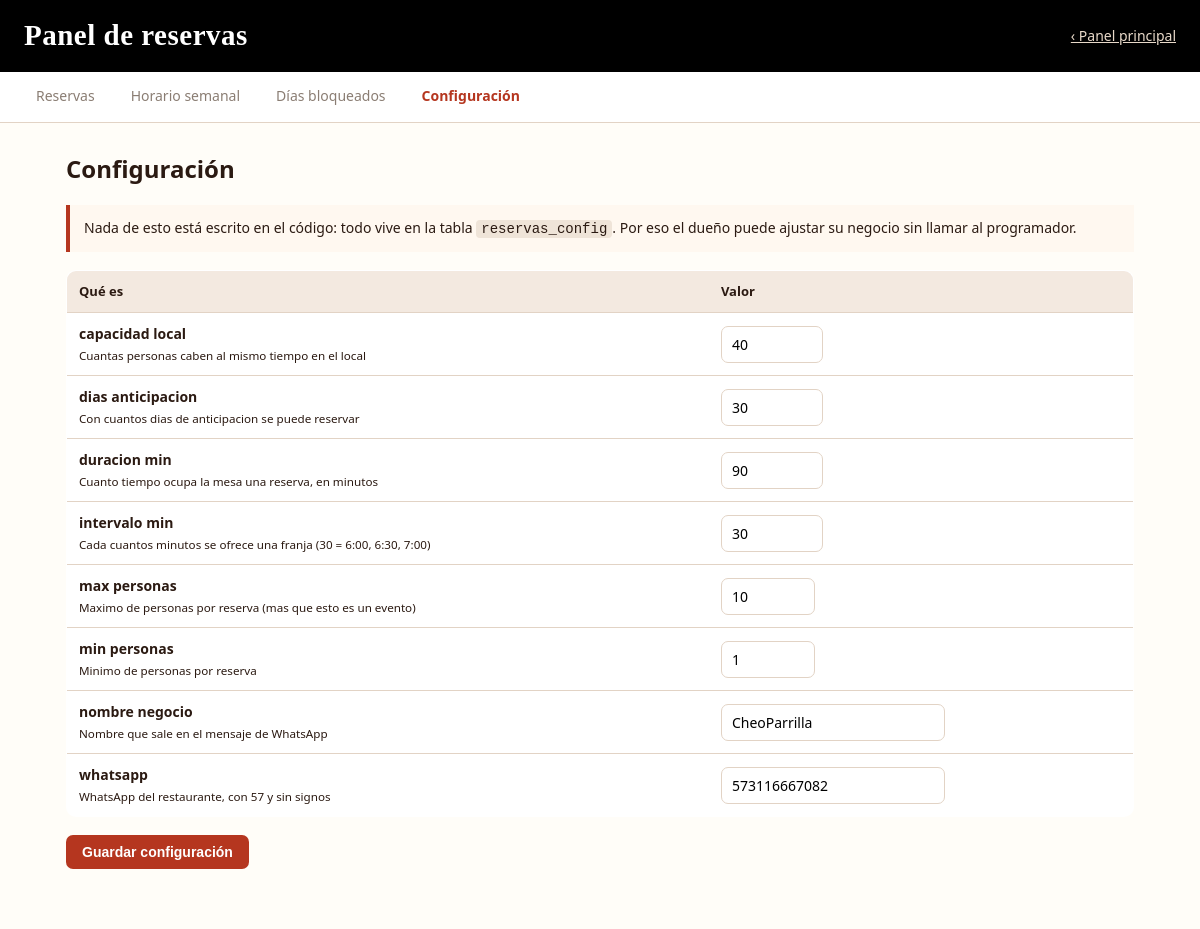
The app's page /admin/admiReserva/configuracion.php (signed in), older data.
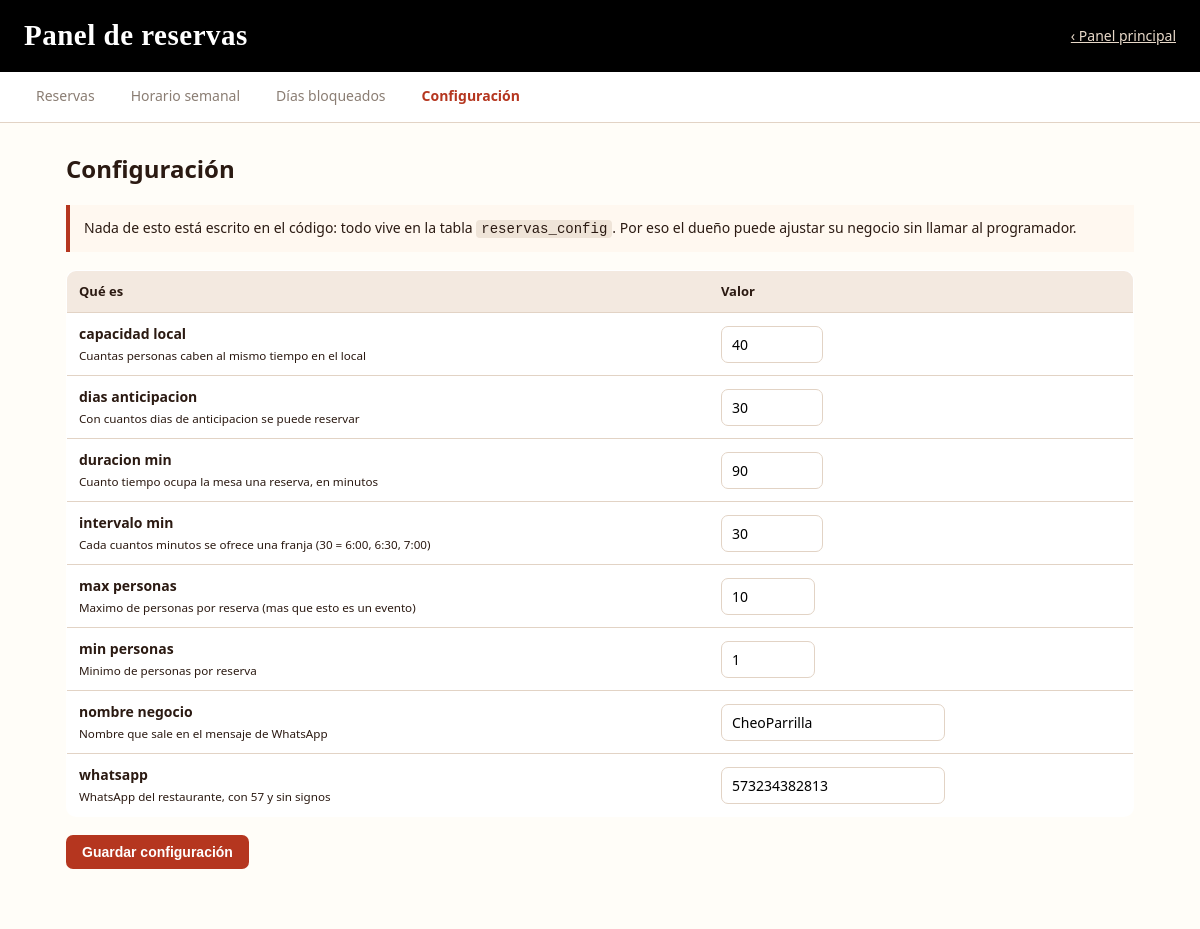
The same page, newer data.
### tables this page shows
CREATE TABLE `reservas_config` (
  `clave` varchar(40) NOT NULL,
  `valor` varchar(120) NOT NULL,
  `descripcion` varchar(160) NOT NULL
);

### includes/agenda_reservas.php (called while the page is built, shortened)
<?php
function limpiar(?string $texto): string
{
    return htmlspecialchars((string)$texto, ENT_QUOTES, 'UTF-8');
}

### admin/admiReserva/configuracion.php (the view, shortened to what this page needs)
<?php
require_once __DIR__ . '/comun.php';
$db = conectarDB();
$numericos = [
    'capacidad_local'   => [1, 500],
    'intervalo_min'     => [15, 120],
    'duracion_min'      => [30, 300],
    'dias_anticipacion' => [1, 365],
    'min_personas'      => [1, 20],
    'max_personas'      => [1, 50],
];
$filas = $db->query("SELECT * FROM reservas_config ORDER BY clave")->fetch_all(MYSQLI_ASSOC);
panel_cabecera('Configuración', 'configuracion.php');
?>
<p class="pnl-ayuda">
    Nada de esto está escrito en el código: todo vive en la tabla
    <code>reservas_config</code>. Por eso el dueño puede ajustar su negocio
    sin llamar al programador.
</p>
<form method="POST">
    <table class="pnl-tabla">
        <thead><tr><th>Qué es</th><th>Valor</th></tr></thead>
        <tbody>
        <?php foreach ($filas as $f): ?>
            <tr>
                <td>
                    <strong><?= limpiar(str_replace('_', ' ', $f['clave'])) ?></strong><br>
                    <small><?= limpiar($f['descripcion']) ?></small>
                </td>
                <td>
                    <?php if (isset($numericos[$f['clave']])): ?>
                        <input type="number" name="<?= limpiar($f['clave']) ?>"
                               value="<?= limpiar($f['valor']) ?>"
                               min="<?= $numericos[$f['clave']][0] ?>"
                               max="<?= $numericos[$f['clave']][1] ?>">
                    <?php else: ?>
                        <input type="text" name="<?= limpiar($f['clave']) ?>"
                               value="<?= limpiar($f['valor']) ?>" maxlength="60">
                    <?php endif; ?>
                </td>
            </tr>
        <?php endforeach; ?>
        </tbody>
    </table>
    <button type="submit" class="pnl-btn">Guardar configuración</button>
</form>
<?php panel_pie(); ?>

### admin/admiReserva/comun.php (shortened to what this page needs)
<?php
require_once __DIR__ . '/../../includes/agenda_reservas.php';
function panel_cabecera(string $titulo, string $activo = ''): void
{
    $menu = [
        'index.php'         => 'Reservas',
        'horarios.php'      => 'Horario semanal',
        'bloqueos.php'      => 'Días bloqueados',
        'configuracion.php' => 'Configuración',
    ];
    ?>
    <!DOCTYPE html>
    <html lang="es">
    <head>
        <link rel="stylesheet" href="../../reservas/css/reservas.css">
        <link rel="stylesheet" href="../../reservas/css/panel.css">
    </head>
    <body class="rsv-admin-page">
    <header class="rsv-header">
        <span class="rsv-marca">Panel de reservas</span>
        <a class="rsv-volver" href="../index.php">&lsaquo; Panel principal</a>
    </header>
    <nav class="pnl-menu">
        <?php foreach ($menu as $archivo => $texto): ?>
            <a href="<?= $archivo ?>" class="<?= $activo === $archivo ? 'pnl-activo' : '' ?>">
                <?= $texto ?>
            </a>
        <?php endforeach; ?>
    </nav>
    <main class="pnl-main">
        <h1><?= limpiar($titulo) ?></h1>
    <?php
}
function panel_pie(): void
{
    echo '</main></body></html>';
}

### reservas/css/reservas.css (style rules this page uses)
:root { --rsv-oscuro: #2b1a12; --rsv-brasa: #b5361f; --rsv-brasa2: #8f2917; --rsv-crema: #fffdf8; --rsv-borde: #e2d3c5; --rsv-gris: #8a7d73; --rsv-malo: #c0392b; --rsv-bueno: #2e7d4f; }
* { box-sizing: border-box; }
body { margin: 0; font-family: "Segoe UI", Roboto, Helvetica, Arial, sans-serif; background: var(--rsv-crema); color: var(--rsv-oscuro); line-height: 1.5; }
.rsv-header { background: rgb(0, 0, 0); color: #fff; padding: 14px 24px; display: flex; align-items: center; justify-content: space-between; gap: 16px; }
.rsv-marca { color: #fff; text-decoration: none; font-size: 29px; font-weight: 700; letter-spacing: .5px; font-family: 'Satisfy', cursive; }
.rsv-volver { color: #e8d9c9; font-size: 14px; }

### reservas/css/panel.css (style rules this page uses)
body.rsv-admin-page { --admin-fondo: #fffdf8; background: var(--admin-fondo); color: var(--rsv-oscuro); }
.rsv-admin-page .pnl-main { background: var(--admin-fondo); }
.pnl-menu { background: #fff; border-bottom: 1px solid var(--rsv-borde); padding: 0 20px; display: flex; gap: 4px; flex-wrap: wrap; }
.pnl-menu a { padding: 13px 16px; color: var(--rsv-gris); text-decoration: none; font-size: 14px; border-bottom: 3px solid transparent; }
.pnl-activo { color: var(--rsv-brasa) !important; border-bottom-color: var(--rsv-brasa); font-weight: 700; }
.pnl-main { max-width: 1100px; margin: 0 auto; padding: 20px 16px 60px; }
.pnl-main h1 { font-size: 24px; margin: 8px 0 18px; }
.pnl-ayuda { background: #fff8f0; border-left: 4px solid var(--rsv-brasa); padding: 12px 14px; font-size: 14px; margin: 0 0 18px; }
.pnl-ayuda code { background: #efe4d8; padding: 1px 5px; border-radius: 4px; }
.pnl-filtro input, .pnl-tabla input, .pnl-tabla select { padding: 8px 10px; border: 1px solid var(--rsv-borde); border-radius: 7px; font-size: 14px; font-family: inherit; }
.pnl-btn { padding: 9px 16px; border: none; border-radius: 7px; background: var(--rsv-brasa); color: #fff; font-size: 14px; font-weight: 600; cursor: pointer; text-decoration: none; display: inline-block; }
.pnl-tabla { width: 100%; border-collapse: collapse; background: #fff; border: 1px solid var(--rsv-borde); border-radius: 10px; overflow: hidden; margin-bottom: 18px; font-size: 14px; }
.pnl-tabla th { background: #f3e9e0; text-align: left; padding: 11px 12px; font-size: 13px; }
.pnl-tabla td { padding: 10px 12px; border-top: 1px solid var(--rsv-borde); }

Row changes from the older to the newer data that the page shows:
changed reservas_config "whatsapp": whatsapp "573116667082" → "573234382813"
